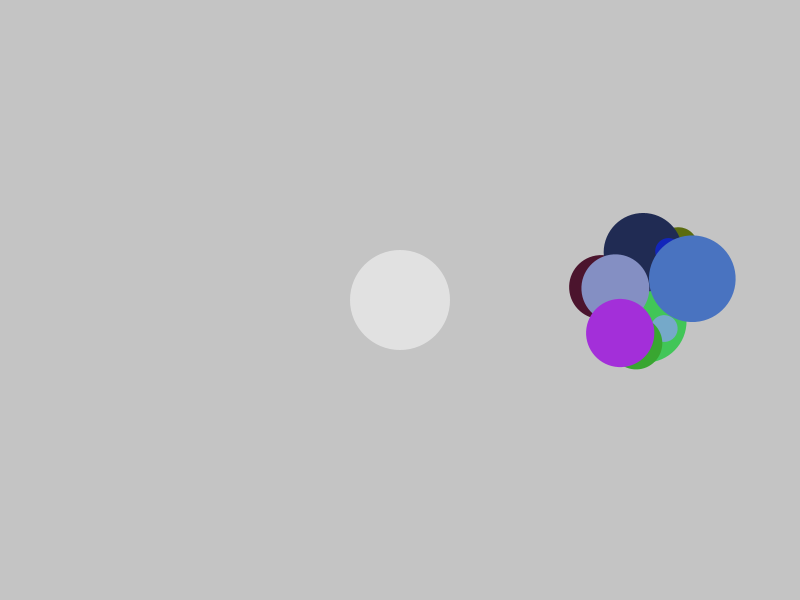
Frame 1 (no input)
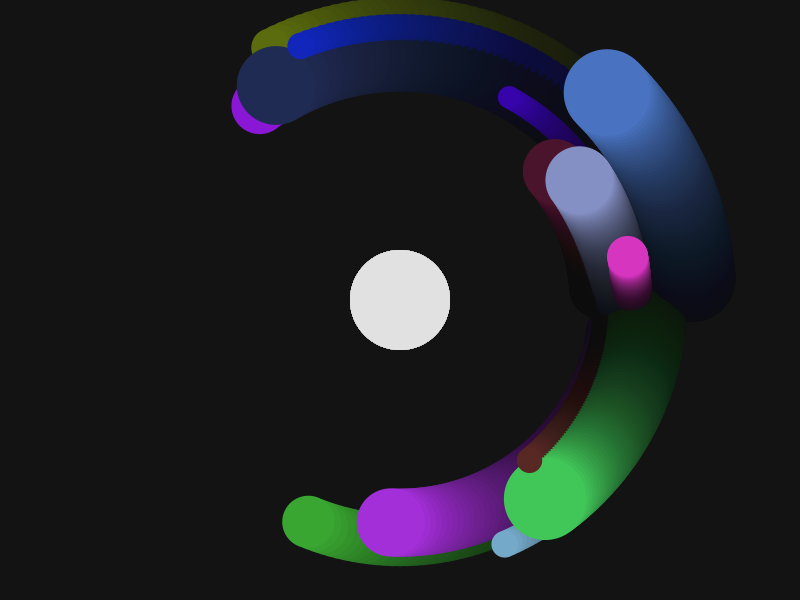
Frame 60 (the mouse pressed at the canvas centre just before this capture)
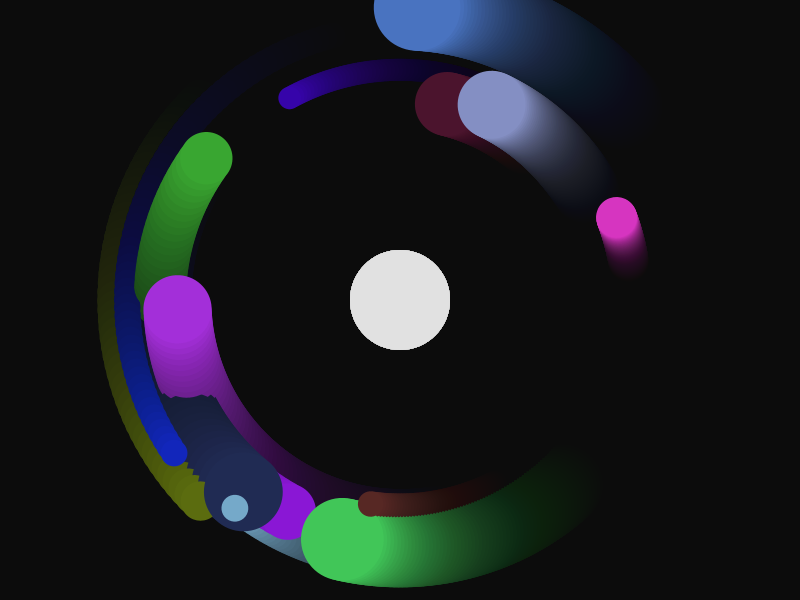
Frame 120 (the mouse held since frame 60 and released just before this capture)

The Processing sketch that drew these frames (run headless with seeded random() and noise(); from frame 60 on, the mouse is pressed at the canvas centre):

// Processing sketch: SolarMatrixRandom3
// ── SolarMatrixRandom3.pde
float _angle = 6;

int maxPlans = floor(random(5,20));
float[] size = new float[200];
float[] speed = new float[200];
color[] col = new color[200];
float [] dist = new float [200];


void setup ()
{
  size(800, 600);
  surface.setTitle ("Solar");
  surface.setResizable(true);
  surface.setLocation(100,100);
  
  for(int i =0; i<maxPlans; i = i+1)
  {
    size[i] = random(20,100);
    col[i] = color(random(225),random(225),random(225));
    dist[i] = random(200,300);
    speed [i] = random (-2,2);
  }
  
  
}

void draw()
{
clearScene();
noStroke();
  translate (width/2, height/2);
  fill(color(225, 225, 225));
  circle (0, 0, 100);
  
  for(int i =0; i<maxPlans; i = i+1)
  {
 aPlanet(size[i], col[i], speed[i], dist[i]);
  }

  _angle = _angle+1;
}

 void aPlanet (float size, color col, float speed, float dist)
 {
pushMatrix();
rotate(radians(_angle)*speed);
translate(dist,0);
fill(col);
circle(0,0,size);
popMatrix();

 }
void clearScene()
{
noStroke();
fill(color(0,0,0,10));
rect(0,0,8000,6000);

}
